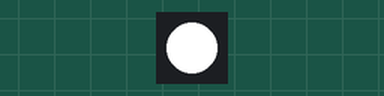
Recording of a sketch running on a simulated Arduino Uno, built with avr-gcc and run on an emulated ATmega328P. On the bench: 1 RGB LEDs in strip order, left to right.

Above: at 0.2 s.
At 1.7 s:
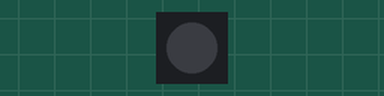
Timing chart, 0 to 3.0 s (numbered marks = the images above):
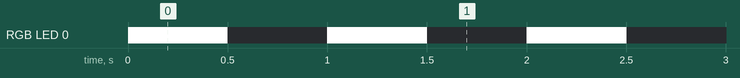

Measured:
- by itself, RGB LED 0: alternates RGB(255, 255, 255) for 0.50 s and off for 0.50 s

The sketch:

02_led_blink_fastled.ino
```cpp
/*
 * The following code demonstrates how to make
 * one Grove ChainableLED blink using the fastled library.
 *
 * STEPS:
 * -Make sure you connected your ChainableLED
 * to the right pin on your Seeeduino Lotus (note that
 * a ChainableLED allocates two pins actually).
 *
 * TODO:
 * -Now that you know how to control one led, can you make it
 * fade in brightess?
 */

#include <FastLED.h>

//connections of the ChainableLED
#define DATA_PIN 5
#define CLOCK_PIN 4

//how many leds
#define NUM_LEDS 1

//an array to hold the led data
CRGB leds[NUM_LEDS];

void setup() {
	//start the led library
	//this example uses an esoteric c++ mechanism called "Templates"
	//so do not worry to much about the syntax, just make sure a line
	//such as the line below is in your setup() if you use FastLED.
	FastLED.addLeds<P9813, DATA_PIN, CLOCK_PIN, RGB>(leds, NUM_LEDS);
}

void loop() {
	// Turn the LED on, then pause
	leds[0].setRGB( 255, 255, 255);
	FastLED.show();
	delay(500);
	// Now turn the LED off, then pause
	leds[0].setRGB( 0, 0, 0);
	FastLED.show();
	delay(500);
}
```
